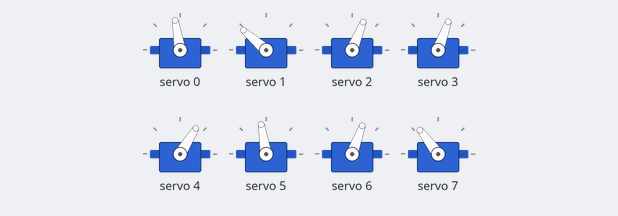
This sketch was run on a simulated Arduino Uno, built with avr-gcc and run on an emulated ATmega328P. On the bench: 8 × servo. What the sketch prints to the serial monitor is not drawn.

Above: at 0.05 s.
At 0.8 s:
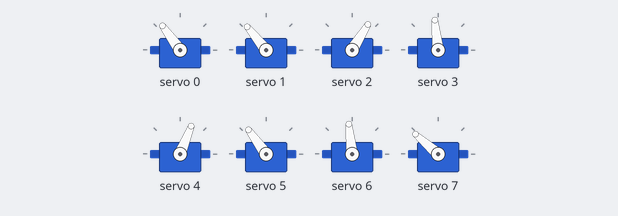
At 1.6 s:
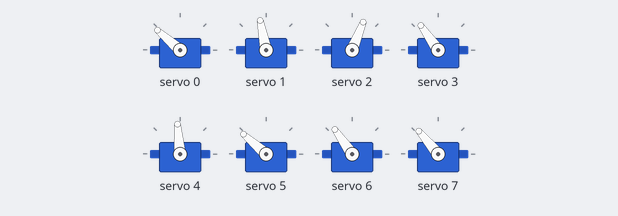
At 3.2 s:
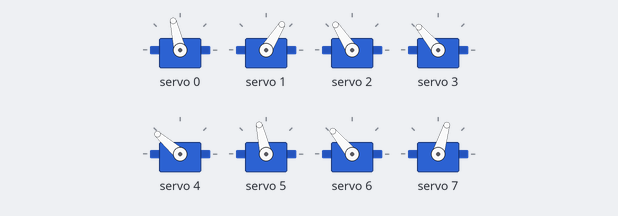
At 4.8 s:
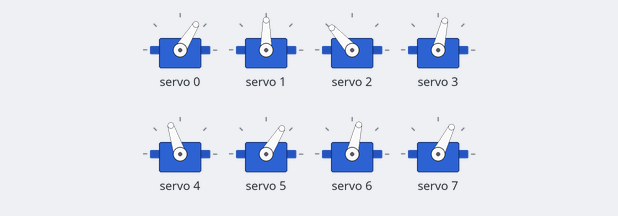
At 6.4 s:
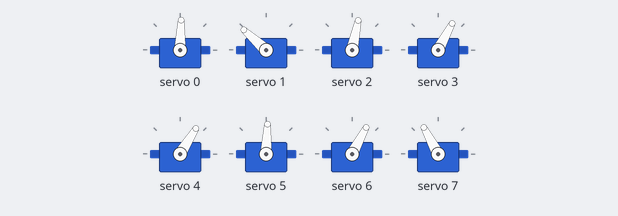
Timing chart, 0 to 8.7 s (numbered marks = the images above):
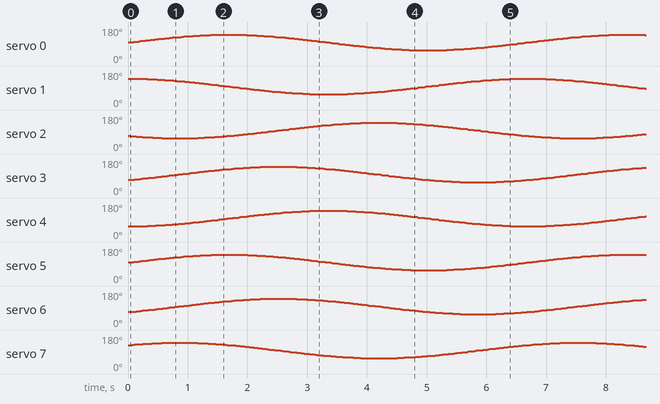

The sketch:

MEC825_SnakeRobot_PWMDriver.ino
```cpp
/***************************************************************************************
 *  Title: Snake Robot source code
 *  Author(s): Sumajit, J., & Le, C.
 *  Date: 3/26/2019
 *  Code Version: 4.5
 *  Company: Ryerson University, Mechanical Engineering, Tetra Engineering Consultants
***************************************************************************************/

#include <Wire.h>
#include <Adafruit_PWMServoDriver.h>

// called this way, it uses the default address 0x40
Adafruit_PWMServoDriver pwm = Adafruit_PWMServoDriver();

// Depending on your servo make, the pulse width min and max may vary, you
// want these to be as small/large as possible without hitting the hard stop
// for max range. You'll have to tweak them as necessary to match the servos you
// have!
#define SERVOMIN  800   // this is the 'minimum' pulse length count (out of 4096)
#define SERVOMAX  2200  // this is the 'maximum' pulse length count (out of 4096)
#define FREQUENCY 50    // nominal rated frequency

int myServos[8];

float pi=3.14159;
int TotalNumberofServos=8;
int ServosPerSide=TotalNumberofServos/2;
float shift = 2*pi/ServosPerSide; // Phase lag between segments
int Amplitude;
int offset;
float rads;
float Speed=1;
float Wavelengths=1.5;
int Multiplier;

int InteriorAngle, SetpointAngle, MaxAngleDisplacement;

void setup() {
  Serial.begin(9600);
  //Initializing Vertical Servos:    0, 2', 4, 6'
  //Initializing Horizontal Servos:  1, 3', 5, 7'
  myServos[0] = 0;
  myServos[1] = 1;
  myServos[2] = 2;
  myServos[3] = 3;
  myServos[4] = 4;
  myServos[5] = 5;
  myServos[6] = 6;
  myServos[7] = 7;

  pwm.begin();
  pwm.setPWMFreq(FREQUENCY);
}

int pulseWidth(int angle)
{
  int pulse_wide, analog_value;
  if(angle < 0 ){angle = 0;}
  if(angle >165){angle = 165;}
  pulse_wide   = map(angle, 0, 165, SERVOMIN, SERVOMAX);
  analog_value = int(float(pulse_wide) / 1000000 * FREQUENCY * 4096);
  return analog_value;
}


/*********************************************************************************************************************
*    Title: 1D Robotic Snake source code
*    Author: Donaldson, W.
*    Date: 2018
*    Availability: https://github.com/WillDonaldson/Robotic-Snake/blob/master/_1D_robotic_snake/_1D_robotic_snake.ino
*    Revised By: Sumajit, J.
*********************************************************************************************************************/
//Only Horizontal Servos will be active

void straightline(){
  for(int i=0; i<8; i++){
    pwm.setPWM(myServos[i], 0, pulseWidth(90));
    delay(100);
  }
}

void Cshape(){
  for(int i=0; i<4; i++){
    if(i%2!=0){//passes odd numbers only
      pwm.setPWM(myServos[2*i-1], 0, pulseWidth(60));//Actvie Servos: 1, 5
      pwm.setPWM(myServos[2*i+1], 0, pulseWidth(120));//Actve Servos: 3', 7'
    }
    else{
      pwm.setPWM(myServos[2*i], 0, pulseWidth(90));//Active Servos: 0, 4
      pwm.setPWM(myServos[2*i+2], 0, pulseWidth(90));//Active Servos: 2', 6'
    }
    delay(100);
  }
}

void ring(){
  InteriorAngle=180-360/(TotalNumberofServos+1); //general formula for a polygon with 3 or more vertices, +1 vertice between tail and head segment
  for(int i=0; i<4; i++){
    if(i%2!=0){
      pwm.setPWM(myServos[2*i-1], 0, pulseWidth(abs(InteriorAngle-90)));//Active Servos: 1, 5
      pwm.setPWM(myServos[2*i+1], 0, pulseWidth(abs(InteriorAngle+90)));//ACtive Servos: 3', 7'
    }
    else{
      pwm.setPWM(myServos[2*i], 0, pulseWidth(90));//Active Servos: 0, 4
      pwm.setPWM(myServos[2*i+2], 0, pulseWidth(90));//Active Servos: 2', 6'
    }
    delay(100);
  }
}

//**InchWorm
//**HARDCODED
void InchWorm(){
  for(int pos = 0; pos < 45; pos +=  1){
    pwm.setPWM(myServos[0], 0, pulseWidth(90-pos));
    pwm.setPWM(myServos[2], 0, pulseWidth(90-2*pos));
    delay(10);
  }
  for(int pos = 0; pos < 45; pos +=  1){
    pwm.setPWM(myServos[2], 0, pulseWidth(45+pos));
    pwm.setPWM(myServos[4], 0, pulseWidth(180-3*pos));
    pwm.setPWM(myServos[6], 0, pulseWidth(45+3*pos));
    delay(10);
  }
  for(int pos = 0; pos < 45; pos +=  1){
    pwm.setPWM(myServos[4], 0, pulseWidth(45+pos));
    pwm.setPWM(myServos[6], 0, pulseWidth(180-2*pos));
    delay(10);
  }
}

void slither(String Direction, int Amplitude){
  if(Direction=="Forward"){offset=0;}
  else if(Direction=="Left"){offset=10;}
  else if(Direction=="Right"){offset=-10;}
  MaxAngleDisplacement=abs(offset)+abs(Amplitude);//amount servo can rotate from the SetpointAngle without going out of the [0,180] degree range
  while(MaxAngleDisplacement>90){//prevents a setpoint angle outside the range of[0,180]
    Amplitude=abs(Amplitude)-1;
    MaxAngleDisplacement=abs(offset)+Amplitude;
  }
  for(int i=0; i<360; i++){
   rads=i*pi/180.0;//convert from degrees to radians
   for(int j=1; j<4; j++){
    if(j%2!=0){
      pwm.setPWM(myServos[2*j-1], 0, pulseWidth(90+offset+Amplitude*sin(Speed*rads+j*Wavelengths*shift)));//Active Servos: 1, 5
      pwm.setPWM(myServos[2*j+1], 0, pulseWidth(90+offset+Amplitude*sin(Speed*rads-j*Wavelengths*shift)));//Active Servos: 3', 7'
    }
   }
   delay(10);
  }
}


/*****************************************************************************************************************************
*    Title: 2D Snake Sidewinding source code
*    Author: Donaldson, W.
*    Date: 2018
*    Availability: https://github.com/WillDonaldson/Robotic-Snake/blob/master/_2D_snake_sidewinding/_2D_snake_sidewinding.ino
*    Revised By: Sumajit, J.
*****************************************************************************************************************************/

void sidewind(String Direction, int Amplitude) {
  if(Direction=="Left"){
    Serial.println("Running: sidewind(Left)");
    Multiplier=1;
    }
  else if(Direction=="Right"){
    Serial.println("Running: sidewind(Right)");
    Multiplier=-1;
    }
  for(int i=0; i<360; i++){
   rads=i*pi/180.0;//convert from degrees to radians
   for(int j=0; j<4; j++){
    if(j%2!=0){
    pwm.setPWM(myServos[2*j], 0, pulseWidth(90+offset+Amplitude*sin(Speed*rads-j*Wavelengths*shift-(Multiplier-1)*pi/4)));//Vertical Servos Active: 2', 6'
    pwm.setPWM(myServos[2*j+1], 0, pulseWidth(90+offset+Amplitude*sin(Speed*rads-j*Wavelengths*shift+(Multiplier+1)*pi/4)));//Horiztonal Servos Active: 3', 7'
    }
    else{//passes eve value of j       0,2,4,6
    pwm.setPWM(myServos[2*j], 0, pulseWidth(90+offset+Amplitude*sin(Speed*rads+j*Wavelengths*shift-(Multiplier-1)*pi/4)));//Vertical Servos Active: 0, 4
    pwm.setPWM(myServos[2*j+1], 0, pulseWidth(90+offset+Amplitude*sin(Speed*rads+j*Wavelengths*shift+(Multiplier+1)*pi/4)));//Horizontal Servos Active: 1, 5
    }
   }
   delay(10);
  }
}

void sidewindTurn(String Direction, int Amplitude){
  offset = 0;
  if(Direction=="Left"){ Multiplier=1; }
  else if(Direction=="Right"){ Multiplier=-1; }
  for(int i=0; i<360; i++){
   rads=i*pi/180.0;//convert from degrees to radians
   for(int j=0; j<2; j++){
    if(j%2!=0){
      pwm.setPWM(myServos[2*j], 0, pulseWidth(90+offset+Amplitude*sin(Speed*rads-j*Wavelengths*shift+(Multiplier+1)*pi/4)));//Vertical Servos Active: 2'
      pwm.setPWM(myServos[2*j+1], 0, pulseWidth(90+offset+Amplitude*sin(Speed*rads-j*Wavelengths*shift-(Multiplier-1)*pi/4)));//Horizontal Servos Active: 3'
    }
    else{
      pwm.setPWM(myServos[2*j], 0, pulseWidth(90+offset+Amplitude*sin(Speed*rads+j*Wavelengths*shift+(Multiplier+1)*pi/4)));//Vertical Servos Active: 0
      pwm.setPWM(myServos[2*j+1], 0, pulseWidth(90+offset+Amplitude*sin(Speed*rads+j*Wavelengths*shift-(Multiplier-1)*pi/4)));//Horiztonal Servos Active: 1
    }
   }
   for(int j=2; j<4; j++){
    if(j%2!=0){
      pwm.setPWM(myServos[2*j], 0, pulseWidth(90+offset+Amplitude*sin(Speed*rads-j*Wavelengths*shift-(Multiplier-1)*pi/4)));//Vertical Servos Active: 6'
      pwm.setPWM(myServos[2*j+1], 0, pulseWidth(90+offset+Amplitude*sin(Speed*rads-j*Wavelengths*shift+(Multiplier+1)*pi/4)));//Horiztonal Servis Active: 7'
    }
    else{
      pwm.setPWM(myServos[2*j], 0, pulseWidth(90+offset+Amplitude*sin(Speed*rads+j*Wavelengths*shift-(Multiplier-1)*pi/4)));//Vertical Servos Active: 4
      pwm.setPWM(myServos[2*j+1], 0, pulseWidth(90+offset+Amplitude*sin(Speed*rads+j*Wavelengths*shift+(Multiplier+1)*pi/4)));//Horizontal Servos Active: 5
    }
   }
   delay(10);
  }
}

void loop() {
  //***1D Functions
  //slither("Forward",35);
  //slither("Left",35);
  //slither("Right",35);
  //InchWorm();
  //Cshape();
  //ring();
  //straightline();

  //***2D Functions
  sidewind("Left",50);
  //sidewind("Right",50);
  //sidewindTurn("Left",50);
  //sidewindTurn("Right",50);

  //***TEST
  //pwm.setPWM(myServos[0],0,pulseWidth(90));
}
```
